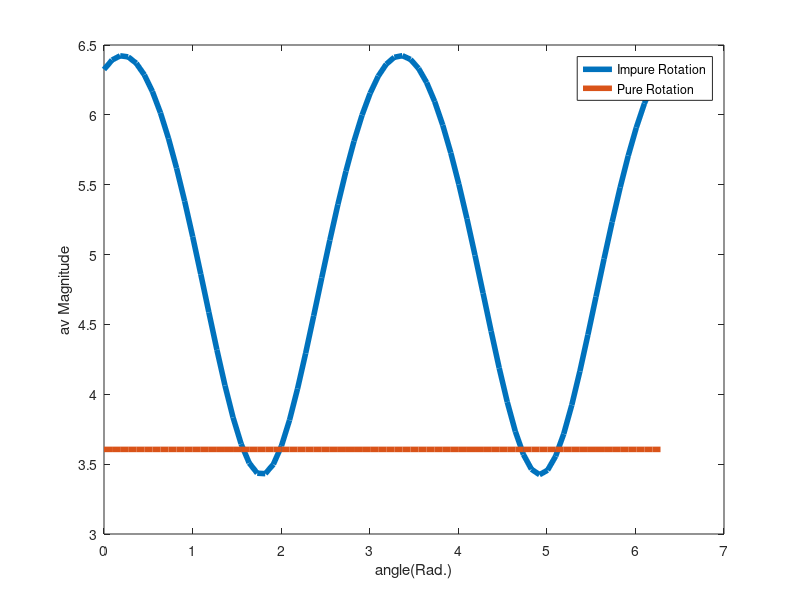

Here is the MATLAB script that generated this plot:


% Define Input 2D vector

v = [3 -2]';

% below in linspace, the first value is starting point, 
%the second line i guiess says the incrememnt and last is the number of iterations
thetas = linspace(0,2*pi,70)'

%initiatlizr the variable - which shows the magnitude of the vector
vecmags = zeros(length(thetas),2);


% Now Main Loop Function

for i=1:length(thetas)
  %rotation anle (in Radians)
  theta = thetas(i);
  
  % 2x2 Impure transformation matrix
   A1 = [ 2*cos(theta) -sin(theta);
         sin(theta) cos(theta) ];
  
   % 2x2 Pure transformation matrix
   A2 = [ cos(theta) -sin(theta);
         sin(theta) cos(theta) ];
         
   % O/P Vector in av (Convert V to Column)
   vecmags(i,1) = norm( A1*v);
   vecmags(i,2) = norm( A2*v);  
    
endfor

% plot them
figure(2), clf
plot(thetas,vecmags,'linew',4)
ylabel('av Magnitude'), xlabel('angle(Rad.)')
legend({'Impure Rotation';'Pure Rotation'})



